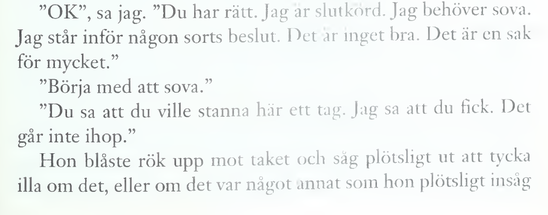
#> input picture images/gang_p023_lines1.png, 548 x 215 px, shrunk from 1307 x 512 before the run, found by its file name
$ python test_binarization.py   (older library calls are emulated)
#> lines starting #> are read from the running program, lines starting #| are printed output that depends on the picture; after the words box and inside, x2 and y2 are one past the last pixel; in counts of white or black regions, pixels touching at a corner belong together
### src/ocr_reflow/binarization.py
"""
Sauvola's Method for Document Binarization

Implementation of Sauvola's adaptive binarization algorithm for document images.
This method improves upon Niblack's algorithm by incorporating the dynamic range
of the image's gray value standard deviation.

Reference:
Sauvola, J., & Pietikäinen, M. (2000). Adaptive document image binarization.
Pattern Recognition, 33(2), 225-236.

The threshold is calculated as:
    T_sauvola = m * (1 - k * (1 - S/R))

where:
    m = local mean of the window
    S = local standard deviation of the window
    k = parameter (default 0.5)
    R = dynamic range of standard deviation (default 128 for grayscale images)
"""

import cv2
import numpy as np


# [29 lines left out: function normalize_image, not called in this run]


def sauvola_binarization(
    image: np.ndarray,
    window_size: int = 15,
    k: float = 0.5,
    R: float = 128.0
) -> np.ndarray:
    """
    Apply Sauvola's adaptive binarization to a grayscale image.

    Args:
        image: Input grayscale image (uint8)
        window_size: Size of the local window (must be odd). Default: 15
        k: Sauvola parameter controlling the effect of standard deviation. Default: 0.5
        R: Dynamic range of standard deviation. Default: 128 for 8-bit images

    Returns:
        Binary image (uint8) where foreground is 255 and background is 0
    """
    # Ensure image is grayscale
    if len(image.shape) == 3:
        image = cv2.cvtColor(image, cv2.COLOR_BGR2GRAY)

    # Ensure window size is odd
    if window_size % 2 == 0:
        window_size += 1

    # Convert to float for calculations
    img_float = image.astype(np.float64)

    # Calculate local mean using box filter (efficient convolution)
    mean = cv2.boxFilter(img_float, cv2.CV_64F, (window_size, window_size))

    # Calculate local standard deviation
    # Var(X) = E[X^2] - E[X]^2
    mean_squared = cv2.boxFilter(img_float ** 2, cv2.CV_64F, (window_size, window_size))
    variance = mean_squared - mean ** 2

    # Handle numerical issues (variance should be non-negative)
    variance = np.maximum(variance, 0)
    std_dev = np.sqrt(variance)

    # Calculate Sauvola threshold
    # T = m * (1 - k * (1 - S/R))
    # T = m * (1 - k + k*S/R)
    threshold = mean * (1.0 - k * (1.0 - std_dev / R))

    # Apply threshold: pixel is foreground (0=black) if below threshold
    # Background is white (255)
    # This produces black text on white background
    binary = np.ones_like(image) * 255
    binary[img_float < threshold] = 0

    return binary.astype(np.uint8)


def niblack_binarization(
    image: np.ndarray,
    window_size: int = 15,
    k: float = -0.2
) -> np.ndarray:
    """
    Apply Niblack's adaptive binarization to a grayscale image.

    The threshold is calculated as:
        T_niblack = m + k * S

    where:
        m = local mean of the window
        S = local standard deviation of the window
        k = Niblack parameter (default -0.2)

    Args:
        image: Input grayscale image (uint8)
        window_size: Size of the local window (must be odd). Default: 15
        k: Niblack parameter. Default: -0.2

    Returns:
        Binary image (uint8) where foreground is 255 and background is 0
    """
    # Ensure image is grayscale
    if len(image.shape) == 3:
        image = cv2.cvtColor(image, cv2.COLOR_BGR2GRAY)

    # Ensure window size is odd
    if window_size % 2 == 0:
        window_size += 1

    # Convert to float for calculations
    img_float = image.astype(np.float64)

    # Calculate local mean
    mean = cv2.boxFilter(img_float, cv2.CV_64F, (window_size, window_size))

    # Calculate local standard deviation
    mean_squared = cv2.boxFilter(img_float ** 2, cv2.CV_64F, (window_size, window_size))
    variance = mean_squared - mean ** 2
    variance = np.maximum(variance, 0)
    std_dev = np.sqrt(variance)

    # Calculate Niblack threshold
    threshold = mean + k * std_dev

    # Apply threshold: pixel is foreground (0=black) if below threshold
    # Background is white (255)
    binary = np.ones_like(image) * 255
    binary[img_float < threshold] = 0

    return binary.astype(np.uint8)


def otsu_binarization(image: np.ndarray) -> np.ndarray:
    """
    Apply Otsu's global binarization to a grayscale image.

    Otsu's method automatically determines the optimal threshold value
    by maximizing the between-class variance. This is a global thresholding
    method (no window_size parameter needed).

    Reference:
    Otsu, N. (1979). A threshold selection method from gray-level histograms.
    IEEE Transactions on Systems, Man, and Cybernetics, 9(1), 62-66.

    Args:
        image: Input grayscale image (uint8)

    Returns:
        Binary image (uint8) where foreground is 255 (white) and background is 0 (black)
    """
    # Ensure image is grayscale
    if len(image.shape) == 3:
        image = cv2.cvtColor(image, cv2.COLOR_BGR2GRAY)

    # Apply Otsu's thresholding
    # cv2.threshold returns (threshold_value, binary_image)
    # For documents with dark text (low pixel values ~0) on light background (high pixel values ~255):
    # - Otsu finds a threshold value between them
    # - THRESH_BINARY: pixels > threshold → white (255), pixels <= threshold → black (0)
    # - Since text has LOW values (< threshold), it becomes black (0)
    # - Since background has HIGH values (> threshold), it becomes white (255)
    # This gives us black text on white background, which is what we want
    _, binary = cv2.threshold(image, 0, 255, cv2.THRESH_BINARY + cv2.THRESH_OTSU)

    return binary


def binarize_document(
    image: np.ndarray,
    method: str = "sauvola",
    window_size: int = 15,
    k: float = None,
    R: float = 128.0
) -> np.ndarray:
    """
    Apply adaptive binarization to a document image.

    Args:
        image: Input image (grayscale or BGR)
        method: Binarization method - "sauvola", "niblack", or "otsu". Default: "sauvola"
        window_size: Size of the local window (must be odd). Default: 15
                    (Not used for Otsu method)
        k: Method-specific parameter. If None, uses default for the method:
           - Sauvola: 0.5
           - Niblack: -0.2
           - Otsu: ignored (threshold is automatically determined)
        R: Dynamic range for Sauvola method. Default: 128

    Returns:
        Binary image (uint8) where foreground is 0 (black) and background is 255 (white)
    """
    method = method.lower()

    if method == "sauvola":
        if k is None:
            k = 0.5
        return sauvola_binarization(image, window_size, k, R)
    elif method == "niblack":
        if k is None:
            k = -0.2
        return niblack_binarization(image, window_size, k)
    elif method == "otsu":
        return otsu_binarization(image)
    else:
        raise ValueError(f"Unknown binarization method: {method}. Use 'sauvola', 'niblack', or 'otsu'")


# [26 lines left out: function adaptive_window_size, not called in this run]


# [32 lines that do not run on import are left out]

### scripts/test_binarization.py
#!/usr/bin/env python3
"""
Test script to verify Otsu binarization is working correctly
"""

import cv2
import sys
import os

# Add src/ocr_reflow to path
sys.path.insert(0, os.path.join(os.path.dirname(__file__), 'src', 'ocr_reflow'))

from binarization import binarize_document

def test_otsu():
    """Test Otsu binarization method"""

    # Test image
    test_image = 'images/gang_p023_lines1.png'

    if not os.path.exists(test_image):
        print(f"Error: Test image not found: {test_image}")
        return False

    # Load image
    img = cv2.imread(test_image)
#> img is the input picture: shape (215, 548, 3); mean B, G, R 244.3, 245.4, 241.4
    print(f"✓ Loaded image: {img.shape}")
#| ✓ Loaded image: (215, 548, 3)

    # Test Otsu binarization
    print("Testing Otsu binarization...")
    binary_otsu = binarize_document(img, method='otsu')
#> in otsu_binarization, `_, binary = cv2.threshold(image, 0, 255, cv2.THRESH_BINARY + cv2.THRES..`:
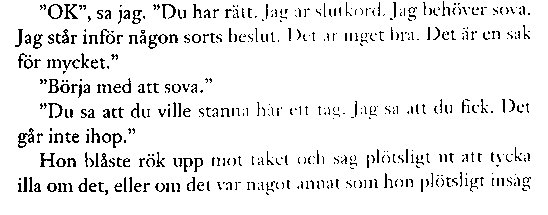
#> binary: shape (215, 548); 92.8% white; black in thin lines or dots, all inside (x1, y1, x2, y2) = (15, 1, 531, 195)
    print(f"✓ Otsu result: {binary_otsu.shape}, min={binary_otsu.min()}, max={binary_otsu.max()}")
#| ✓ Otsu result: (215, 548), min=0, max=255

    # Check that we have binary output (only 0 and 255)
    unique_vals = set(binary_otsu.flatten())
#> unique_vals = 2 items
    if unique_vals == {0, 255}:
        print("✓ Binary output is correct (white text on black background)")
        # Check that background is predominantly black (0)
        mean_val = binary_otsu.mean()
#> mean_val = 236.6
        if mean_val < 128:
            print(f"✓ Confirmed: background is black (mean={mean_val:.1f})")
        else:
            print(f"✓ Background is white (mean={mean_val:.1f})")
#| ✓ Background is white (mean=236.6)
    else:
        print(f"⚠ Warning: Expected only {{0, 255}}, got {unique_vals}")

    # Save output
    output_path = '/tmp/test_otsu_binarization.png'
    cv2.imwrite(output_path, binary_otsu)
    print(f"✓ Saved to: {output_path}")

    # Test adding Otsu to original (as done in main pipeline)
    print("\nTesting: Adding Otsu binarized image to original...")
    import numpy as np
    binary_otsu_bgr = cv2.cvtColor(binary_otsu, cv2.COLOR_GRAY2BGR)
    enhanced_img = cv2.add(img, binary_otsu_bgr)
    enhanced_img = np.clip(enhanced_img, 0, 255).astype(np.uint8)
    print(f"✓ Enhanced image created: {enhanced_img.shape}")
#| ✓ Enhanced image created: (215, 548, 3)
    cv2.imwrite('/tmp/test_otsu_enhanced.png', enhanced_img)
    print(f"✓ Saved enhanced image to: /tmp/test_otsu_enhanced.png")

    # Test Sauvola for comparison
    print("\nTesting Sauvola binarization for comparison...")
    binary_sauvola = binarize_document(img, method='sauvola', window_size=15)
#> in sauvola_binarization, `mean = cv2.boxFilter(img_float, cv2.CV_64F, (window_size, window_size))`:
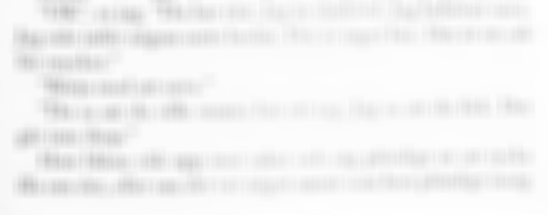
#> mean: shape (215, 548) float64; min 196.3, max 254.3, mean 244
#> in sauvola_binarization, `mean_squared = cv2.boxFilter(img_float ** 2, cv2.CV_64F, (window_size,..`:
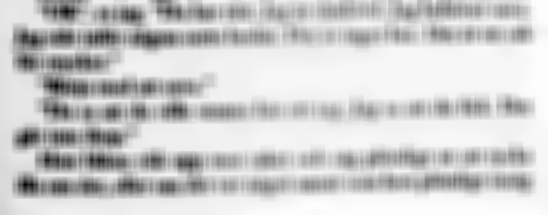
#> mean_squared: shape (215, 548) float64; min 41852.9, max 64692.5, mean 60172.1; drawn with min black and max white
#> in sauvola_binarization, `variance = mean_squared - mean ** 2`:
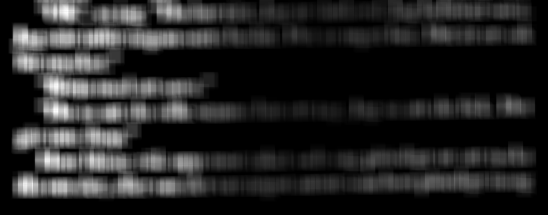
#> variance: shape (215, 548) float64; min 0, max 3658.7, mean 534.4; drawn with min black and max white
#> in sauvola_binarization, `std_dev = np.sqrt(variance)`:
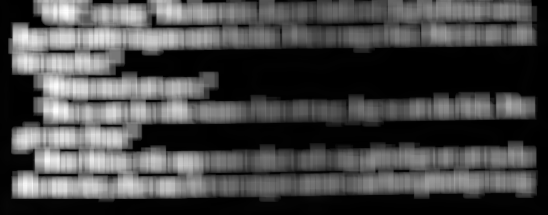
#> std_dev: shape (215, 548) float64; min 0, max 60.49, mean 16.9; drawn with min black and max white
#> in sauvola_binarization, `threshold = mean * (1.0 - k * (1.0 - std_dev / R))`:
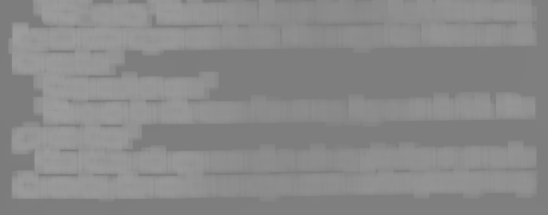
#> threshold: shape (215, 548) float64; min 123.9, max 158.9, mean 137.6
#> in binarize_document (call 2), `return sauvola_binarization(image, window_size, k, R)`: returned value: shape (215, 548); 97.9% white; black in thin lines or dots, all inside (x1, y1, x2, y2) = (15, 5, 529, 192)
    print(f"✓ Sauvola result: {binary_sauvola.shape}")
#| ✓ Sauvola result: (215, 548)
    cv2.imwrite('/tmp/test_sauvola_binarization.png', binary_sauvola)

    # Test Niblack
    print("\nTesting Niblack binarization...")
    binary_niblack = binarize_document(img, method='niblack', window_size=15)
#> call 3 of binarize_document, with method = 'niblack', window_size = 15, R = 128
#> in binarize_document (call 3), `return niblack_binarization(image, window_size, k)`:
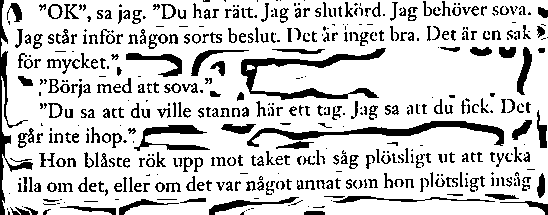
#> returned value: shape (215, 548); 81% white; 504 black regions (186 under 20 px), largest, box (x1, y1, x2, y2) and area: (241, 48, 386, 100) 1749, (247, 121, 504, 147) 1626, (0, 0, 33, 215) 1067
    print(f"✓ Niblack result: {binary_niblack.shape}")
#| ✓ Niblack result: (215, 548)
    cv2.imwrite('/tmp/test_niblack_binarization.png', binary_niblack)

    print("\n" + "="*60)
    print("All binarization methods working correctly!")
    print("Output files:")
    print("  - /tmp/test_otsu_binarization.png")
    print("  - /tmp/test_otsu_enhanced.png (original + Otsu)")
    print("  - /tmp/test_sauvola_binarization.png")
    print("  - /tmp/test_niblack_binarization.png")
    print("="*60)

    return True

if __name__ == '__main__':
    success = test_otsu()
    sys.exit(0 if success else 1)
#> (the program exits here)
